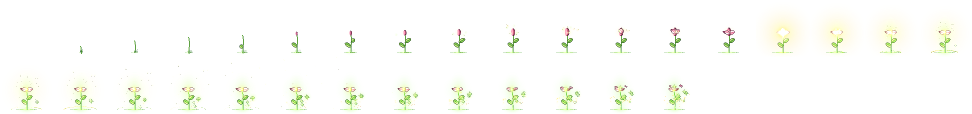
#> input picture _archive/assets/vfx/pixelfx/heal_pickup.png, 1944 x 228 px (shown at 1/2 size)
$ python -i equipment_icon_pipeline.py   (imports and definitions only)
#> lines starting #> are read from the running program, lines starting #| are printed output that depends on the picture
"""Normalize generated equipment cutouts into Godot-ready pixel-art icons.

The chroma-key removal step is intentionally handled by the installed imagegen
skill helper.  This script performs only deterministic project-side work:
crop the opaque subject, fit it to a 64x64 canvas with nearest-neighbor
resampling, force binary alpha, and optionally build a review contact sheet.
"""

from __future__ import annotations

import argparse
from collections import deque
import json
from pathlib import Path

from PIL import Image, ImageDraw


CANVAS_SIZE = 64
SUBJECT_SIZE = 54


def normalize_icon(source_path: Path, output_path: Path) -> None:
#> called with source_path = '../assets/vfx/pixelfx/heal_pickup.png', output_path = 'out.png'
    normalize_image(Image.open(source_path).convert("RGBA"), output_path)


def normalize_image(image: Image.Image, output_path: Path, pixel_grid: int = 1) -> None:
#> called with output_path = 'out.png', pixel_grid = 1
    alpha = image.getchannel("A")
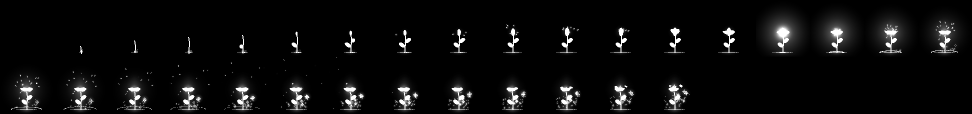
#> alpha: PIL image 1944x228 L (shown at 1/2 size); min 0, max 255, mean 11.6
    bbox = alpha.getbbox()
#> bbox = (3, 3, 1944, 228)
    if bbox is None:
        raise ValueError(f"No opaque pixels found: {source_path}")

    subject = image.crop(bbox)
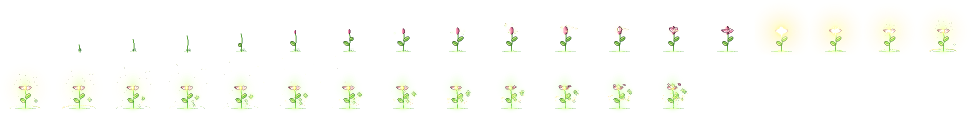
#> subject: PIL image 1941x225 RGBA (shown at 1/2 size); mean R, G, B, A 55.4, 60.4, 26, 11.8; transparent parts drawn white
    scale = min((SUBJECT_SIZE // pixel_grid) / subject.width, (SUBJECT_SIZE // pixel_grid) / subject.height)
#> scale = 0.0278
    width = max(1, round(subject.width * scale))
#> width = 54
    height = max(1, round(subject.height * scale))
#> height = 6
    subject = subject.resize((width, height), Image.Resampling.NEAREST)
    if pixel_grid > 1:
        subject = subject.resize((width * pixel_grid, height * pixel_grid), Image.Resampling.NEAREST)
        width, height = subject.size

    # Pixel-art assets use hard transparency; this prevents soft chroma-key
    # edge pixels from becoming a blurry halo after Godot scales the texture.
    pixels = subject.load()
    for y in range(subject.height):
        for x in range(subject.width):
            red, green, blue, alpha_value = pixels[x, y]
            pixels[x, y] = (red, green, blue, 255 if alpha_value >= 128 else 0)

    canvas = Image.new("RGBA", (CANVAS_SIZE, CANVAS_SIZE), (0, 0, 0, 0))
#> canvas: PIL image 64x64 RGBA; every value is 0
    canvas.alpha_composite(
        subject,
        ((CANVAS_SIZE - width) // 2, (CANVAS_SIZE - height) // 2),
    )
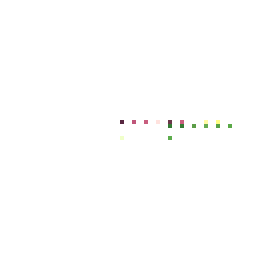
#> canvas: PIL image 64x64 RGBA (shown 4 times larger); mean R, G, B, A 0.7, 0.7, 0.5, 1.1; transparent parts drawn white
#> (the run stopped early here; a loop or call above may not have finished)

$ run again, on _archive/assets/vfx/pixelfx/concept_dark_rift.png
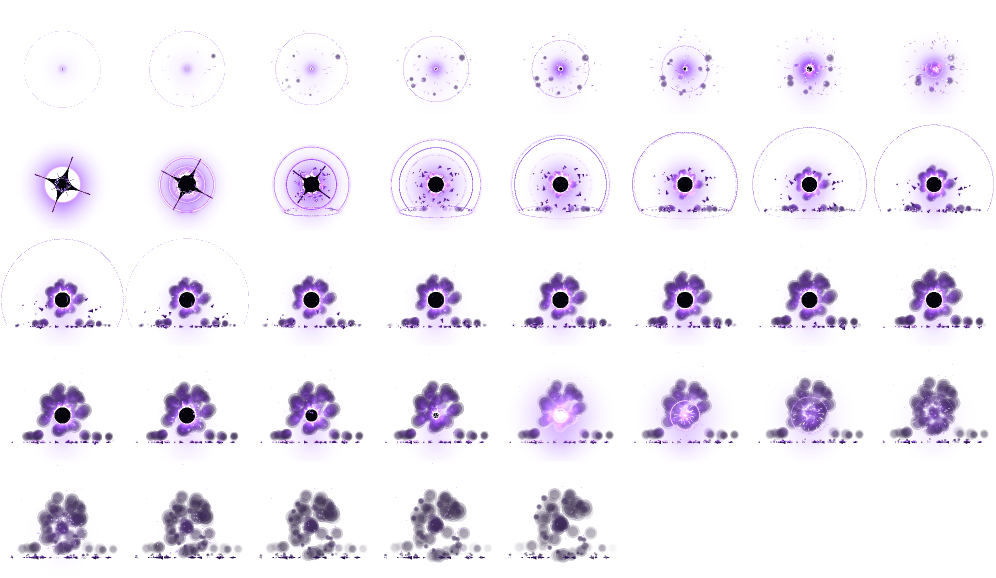
#> input picture _archive/assets/vfx/pixelfx/concept_dark_rift.png, 1992 x 1155 px (shown at 1/2 size)
#> in normalize_image, `alpha = image.getchannel("A")`:
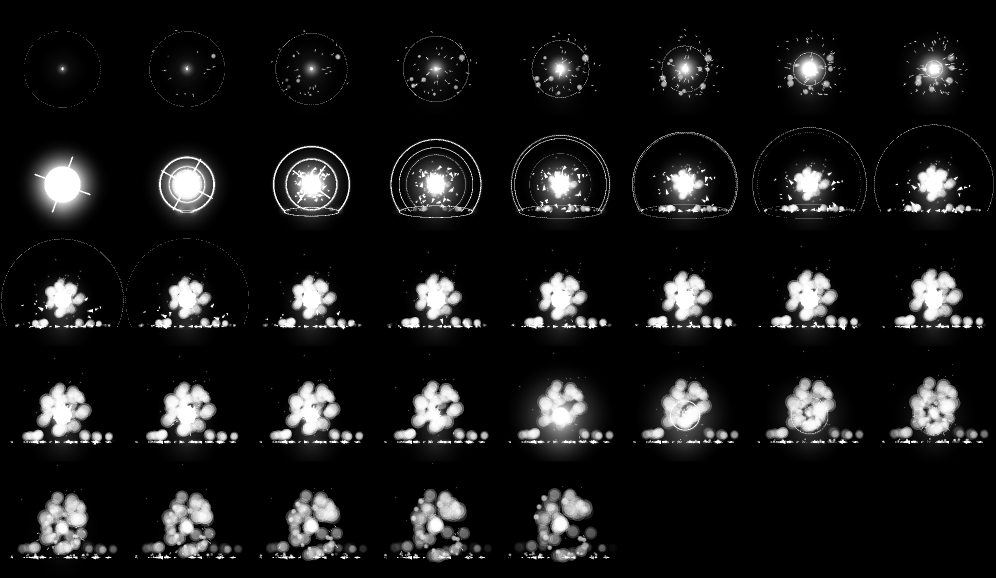
#> alpha: PIL image 1992x1155 L (shown at 1/2 size); min 0, max 255, mean 25
#> bbox = (2, 57, 1988, 1154)
#> in normalize_image, `canvas.alpha_composite( subject, ((CANVAS_SIZE - width) // 2, (CANVAS_..`:
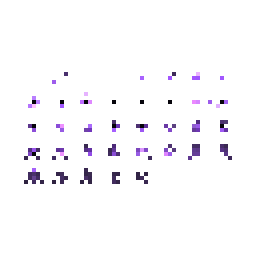
#> canvas: PIL image 64x64 RGBA (shown 4 times larger); mean R, G, B, A 3.6, 2.4, 5.1, 8.8; transparent parts drawn white

$ run again, on _archive/assets/vfx/pixelfx/echo_slash.png
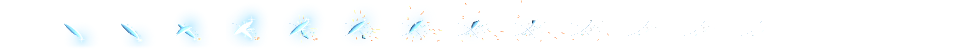
#> input picture _archive/assets/vfx/pixelfx/echo_slash.png, 1921 x 97 px (shown at 1/2 size)
#> in normalize_image, `alpha = image.getchannel("A")`:
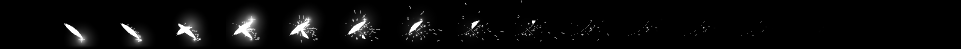
#> alpha: PIL image 1921x97 L (shown at 1/2 size); min 0, max 255, mean 9.7
#> bbox = (128, 0, 1649, 97)
#> in normalize_image, `subject = image.crop(bbox)`:
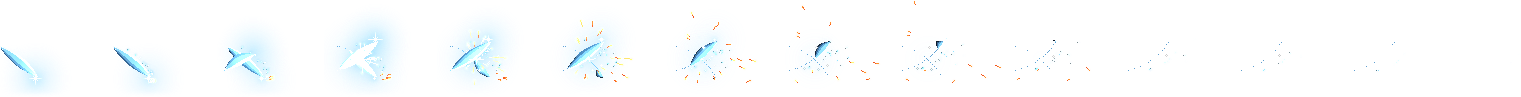
#> subject: PIL image 1521x97 RGBA; mean R, G, B, A 38.9, 62.5, 71.6, 12.3; transparent parts drawn white
